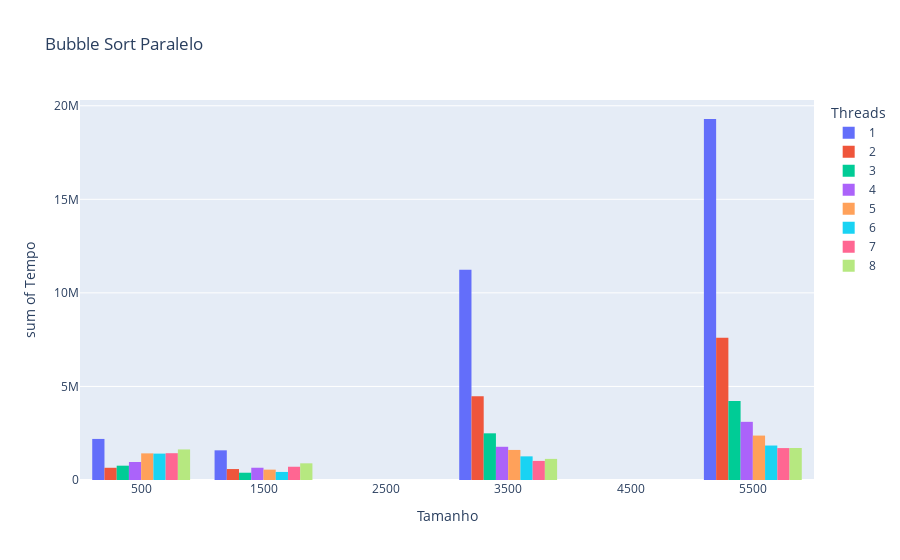

This figure's notebook cell:
### Code cell
data = pd.read_csv("C:\\Users\\Rafael Oliveira\\Desktop\\AV2\\bubble_sort_paralelo.csv", sep=',')

data['Tempo'] = data.groupby(['Tamanho', 'Threads'])['Tempo'].transform('mean')

data_mean = data.groupby(['Tamanho', 'Threads'])['Tempo'].mean().reset_index()

data_mean.plot(kind='hist', x='Tamanho', y='Tempo', barmode='group',color='Threads', title='Bubble Sort Paralelo', labels={'Tamanho': 'Tamanho', 'Tempo': 'Tempo', 'Threads': 'Threads'})

### Figure 1 — Plotly figure (JSON) as saved in the notebook; plotly's stock layout.template omitted (floating-point values rounded to 4 significant figures)
{"data": [{"alignmentgroup": "True", "bingroup": "x", "histfunc": "sum", "hovertemplate": "Threads=1<br>Tamanho=%{x}<br>sum of Tempo=%{y}<extra></extra>", "legendgroup": "1", "marker": {"color": "#636efa", "pattern": {"shape": ""}}, "name": "1", "offsetgroup": "1", "orientation": "v", "showlegend": true, "type": "histogram", "x": [100, 500, 1000, 3500, 5000], "xaxis": "x", "y": [1599525, 595200.0, 1585625, 11240000.0, 19291825], "yaxis": "y"}, {"alignmentgroup": "True", "bingroup": "x", "histfunc": "sum", "hovertemplate": "Threads=2<br>Tamanho=%{x}<br>sum of Tempo=%{y}<extra></extra>", "legendgroup": "2", "marker": {"color": "#EF553B", "pattern": {"shape": ""}}, "name": "2", "offsetgroup": "2", "orientation": "v", "showlegend": true, "type": "histogram", "x": [100, 500, 1000, 3500, 5000], "xaxis": "x", "y": [355300, 297500, 585900.0, 4471000.0, 7602000.0], "yaxis": "y"}, {"alignmentgroup": "True", "bingroup": "x", "histfunc": "sum", "hovertemplate": "Threads=3<br>Tamanho=%{x}<br>sum of Tempo=%{y}<extra></extra>", "legendgroup": "3", "marker": {"color": "#00cc96", "pattern": {"shape": ""}}, "name": "3", "offsetgroup": "3", "orientation": "v", "showlegend": true, "type": "histogram", "x": [100, 500, 1000, 3500, 5000], "xaxis": "x", "y": [422500, 342000, 389075, 2494650, 4223875], "yaxis": "y"}, {"alignmentgroup": "True", "bingroup": "x", "histfunc": "sum", "hovertemplate": "Threads=4<br>Tamanho=%{x}<br>sum of Tempo=%{y}<extra></extra>", "legendgroup": "4", "marker": {"color": "#ab63fa", "pattern": {"shape": ""}}, "name": "4", "offsetgroup": "4", "orientation": "v", "showlegend": true, "type": "histogram", "x": [100, 500, 1000, 3500, 5000], "xaxis": "x", "y": [433575, 527800.0, 654975, 1775325, 3108750], "yaxis": "y"}, {"alignmentgroup": "True", "bingroup": "x", "histfunc": "sum", "hovertemplate": "Threads=5<br>Tamanho=%{x}<br>sum of Tempo=%{y}<extra></extra>", "legendgroup": "5", "marker": {"color": "#FFA15A", "pattern": {"shape": ""}}, "name": "5", "offsetgroup": "5", "orientation": "v", "showlegend": true, "type": "histogram", "x": [100, 500, 1000, 3500, 5000], "xaxis": "x", "y": [757400.0, 665700.0, 554000.0, 1607025, 2375000.0], "yaxis": "y"}, {"alignmentgroup": "True", "bingroup": "x", "histfunc": "sum", "hovertemplate": "Threads=6<br>Tamanho=%{x}<br>sum of Tempo=%{y}<extra></extra>", "legendgroup": "6", "marker": {"color": "#19d3f3", "pattern": {"shape": ""}}, "name": "6", "offsetgroup": "6", "orientation": "v", "showlegend": true, "type": "histogram", "x": [100, 500, 1000, 3500, 5000], "xaxis": "x", "y": [830800.0, 579500.0, 430625, 1263000.0, 1842825], "yaxis": "y"}, {"alignmentgroup": "True", "bingroup": "x", "histfunc": "sum", "hovertemplate": "Threads=7<br>Tamanho=%{x}<br>sum of Tempo=%{y}<extra></extra>", "legendgroup": "7", "marker": {"color": "#FF6692", "pattern": {"shape": ""}}, "name": "7", "offsetgroup": "7", "orientation": "v", "showlegend": true, "type": "histogram", "x": [100, 500, 1000, 3500, 5000], "xaxis": "x", "y": [907900.0, 524225, 708625, 1019550, 1705000.0], "yaxis": "y"}, {"alignmentgroup": "True", "bingroup": "x", "histfunc": "sum", "hovertemplate": "Threads=8<br>Tamanho=%{x}<br>sum of Tempo=%{y}<extra></extra>", "legendgroup": "8", "marker": {"color": "#B6E880", "pattern": {"shape": ""}}, "name": "8", "offsetgroup": "8", "orientation": "v", "showlegend": true, "type": "histogram", "x": [100, 500, 1000, 3500, 5000], "xaxis": "x", "y": [859075, 774175, 890725, 1129000.0, 1710000.0], "yaxis": "y"}], "layout": {"barmode": "group", "legend": {"title": {"text": "Threads"}, "tracegroupgap": 0}, "title": {"text": "Bubble Sort Paralelo"}, "xaxis": {"anchor": "y", "domain": [0, 1], "title": {"text": "Tamanho"}}, "yaxis": {"anchor": "x", "domain": [0, 1], "title": {"text": "sum of Tempo"}}}}
